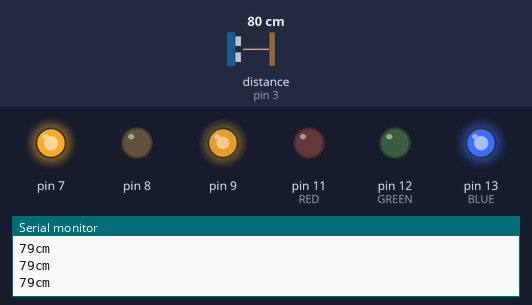
The sketch below on a simulated Arduino Uno, built with avr-gcc and run on an emulated ATmega328P. Parts: output pins drawn as LEDs (lit = HIGH), the last lines printed to the serial monitor. Wiring (inferred from the names in the program): ultrasonic range finder: trigger pin 2; echo pin 3. Inputs (shaded band) come from the test bench; at power-on: distance to the obstacle (sensor on pin 3) 80 cm. The echo pulse lasts 58.3 µs per cm; pins used as bus, display or sensor lines are not drawn.

Above: at 1.2 s.
1.3 s: distance to the obstacle (sensor on pin 3) set to 4 cm
At 2.5 s:
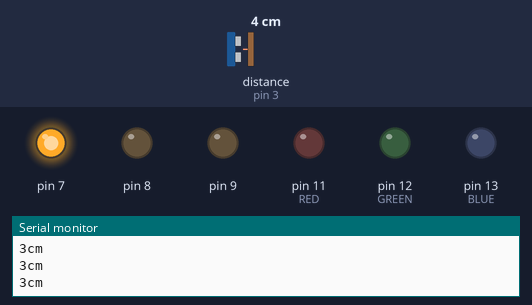
2.8 s: distance to the obstacle (sensor on pin 3) set to 9 cm
4.3 s: distance to the obstacle (sensor on pin 3) set to 12 cm
At 4.7 s:
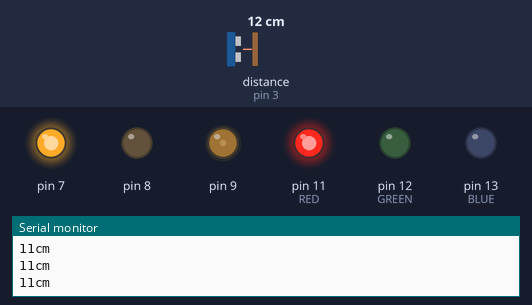
5.8 s: distance to the obstacle (sensor on pin 3) set to 18 cm
7.3 s: distance to the obstacle (sensor on pin 3) set to 23 cm
At 8.5 s:
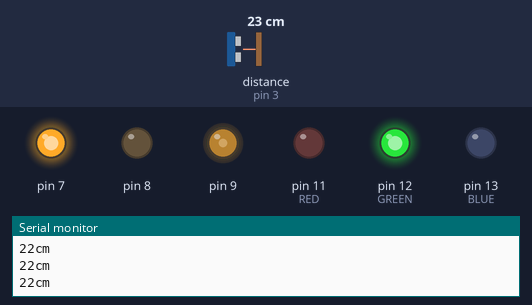
8.8 s: distance to the obstacle (sensor on pin 3) set to 2 cm
At 9.8 s:
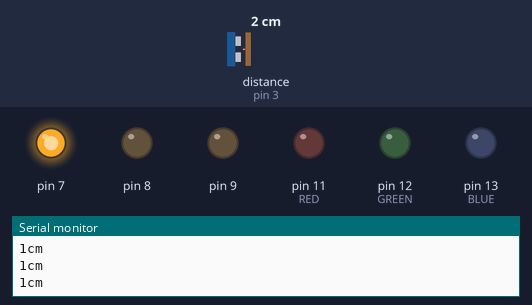
Timing chart, 0 to 11.3 s (numbered marks = the images above; inputs shaded):
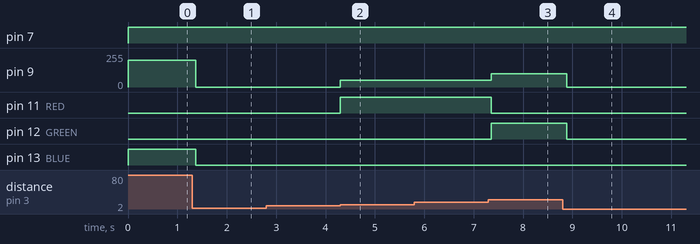

Measured:
- the behaviour switches between 10 and 11 cm on distance to the obstacle (sensor on pin 3) (found by bisection; images 1 and 2)
- the behaviour switches between 20 and 21 cm on distance to the obstacle (sensor on pin 3) (found by bisection; images 2 and 3)
- after the input at 1.3 s, pin 9: 200/255 → 0/255 after 0.07 s; pin 13 (BLUE): HIGH → LOW after 0.07 s
- after the input at 4.3 s, pin 9: 0/255 → 50/255 at once; pin 11 (RED): LOW → HIGH at once
- after the input at 7.3 s, pin 9: 50/255 → 100/255 after 0.05 s; pin 11 (RED): HIGH → LOW after 0.05 s; pin 12 (GREEN): LOW → HIGH after 0.05 s
- after the input at 8.8 s, pin 9: 100/255 → 0/255 after 0.08 s; pin 12 (GREEN): HIGH → LOW after 0.08 s

The sketch:

ultrasonic_waves_LED_motor.ino
```cpp
// 초음파 센서 + LED + 모터 구동

#define TRIG 2
#define ECHO 3
#define RED 11
#define GREEN 12
#define BLUE 13

void setup() {
  // put your setup code here, to run once:
  Serial.begin(9600);
  pinMode(TRIG, OUTPUT);
  pinMode(ECHO, INPUT);
  pinMode(7, OUTPUT);
  pinMode(8, OUTPUT);
  pinMode(11, OUTPUT);
  pinMode(12, OUTPUT);
  pinMode(13, OUTPUT);

}

void loop() {
  digitalWrite(TRIG, LOW);
  delayMicroseconds(2);
  digitalWrite(TRIG, HIGH);
  delayMicroseconds(10);
  digitalWrite(TRIG, LOW);

  long distance = pulseIn(ECHO, HIGH) / 58.2;

  analogWrite(RED, 0);
  analogWrite(GREEN, 0);
  analogWrite(BLUE, 0);

  if(distance < 10){
    digitalWrite(7, HIGH);
    digitalWrite(8, LOW);
    analogWrite(RED, 0);
    analogWrite(GREEN, 0);
    analogWrite(BLUE, 0);
    analogWrite(9, 0);
  }
  else if(distance < 20){
    digitalWrite(7, HIGH);
    digitalWrite(8, LOW);
    analogWrite(RED, 255);
    analogWrite(GREEN, 0);
    analogWrite(BLUE, 0);
    analogWrite(9, 50);
  }
  else if(distance < 30){
    digitalWrite(7, HIGH);
    digitalWrite(8, LOW);
    analogWrite(GREEN, 255);
    analogWrite(RED, 0);
    analogWrite(BLUE, 0);
    analogWrite(9, 100);
  }
  else if(distance > 30){
    digitalWrite(7, HIGH);
    digitalWrite(8, LOW);
    analogWrite(BLUE, 255);
    analogWrite(RED, 0);
    analogWrite(GREEN, 0);
    analogWrite(9, 200);
  }

  Serial.print(distance);
  Serial.println("cm");

  delay(100);

}
```
